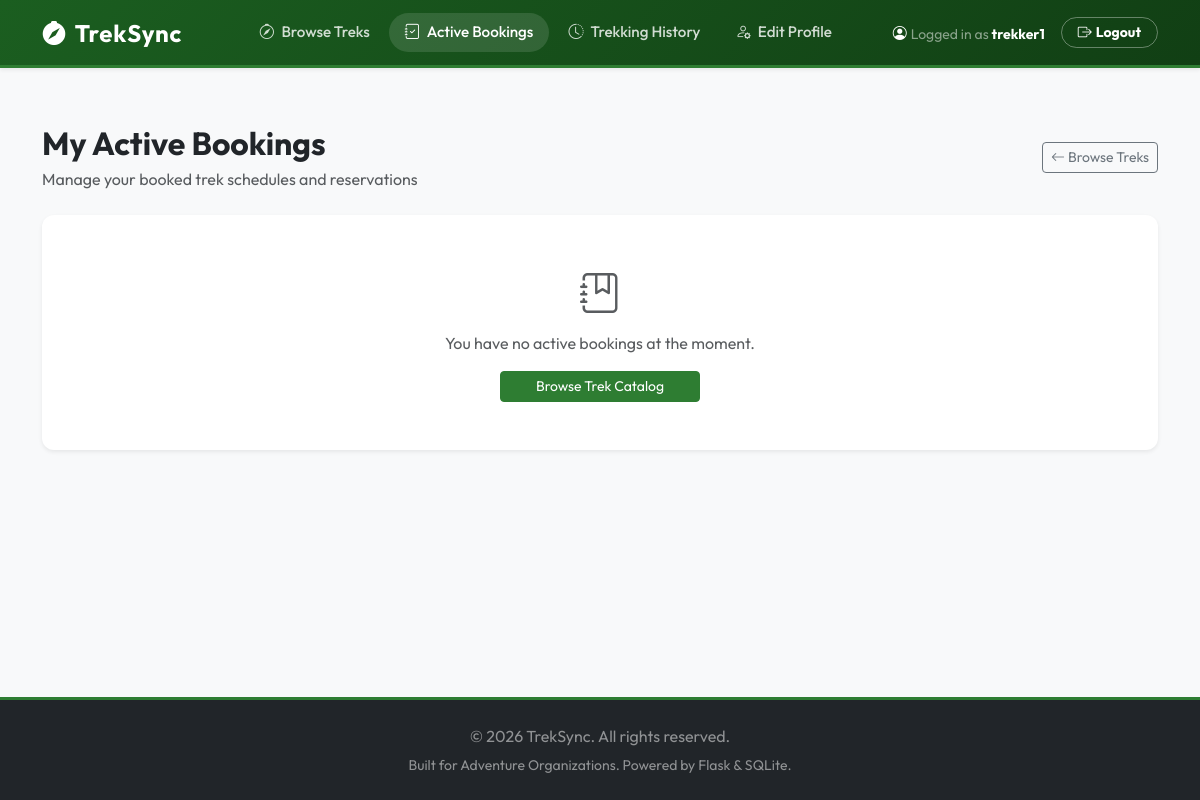
Before: /trekker/bookings (signed in) with the older database file.
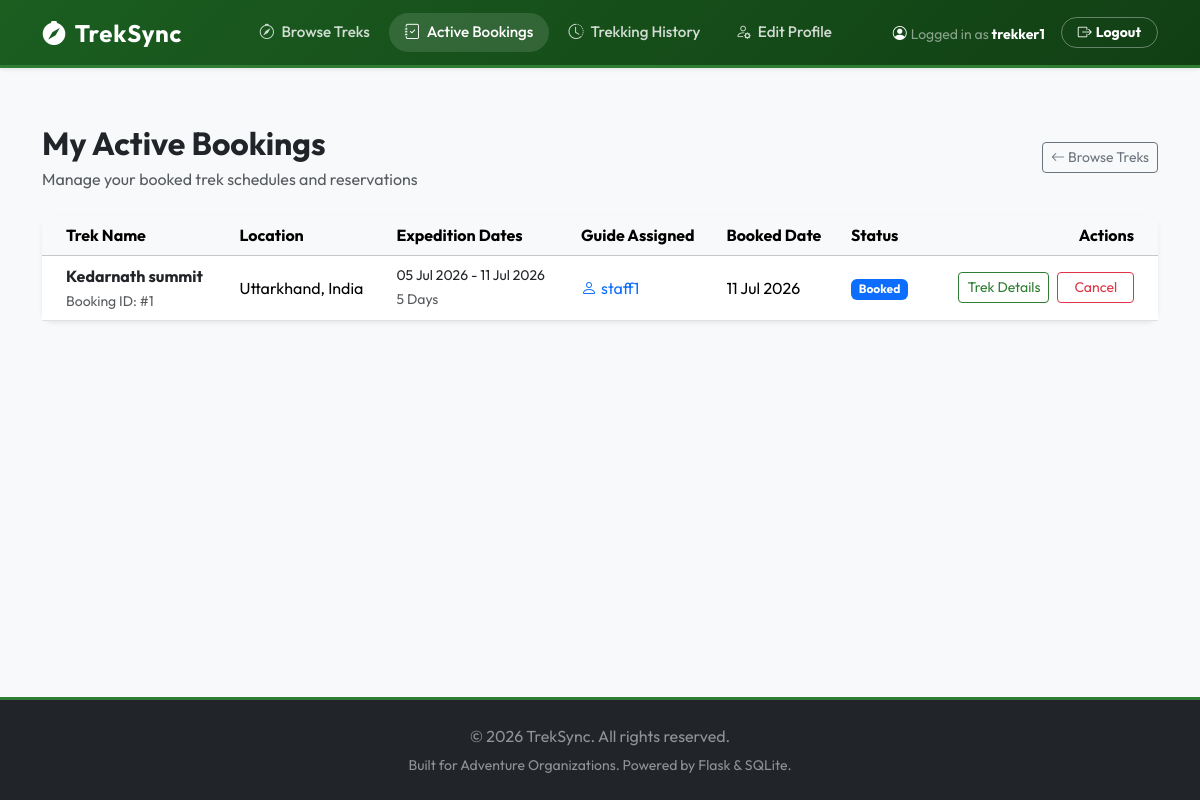
After: the same page with the newer database file.
### models.py (models this page shows, shortened)
class User(db.Model, UserMixin):
    __tablename__ = 'user'
    id = db.Column(db.Integer, primary_key=True)
    username = db.Column(db.String(80), unique=True, nullable=False)
    email = db.Column(db.String(120), unique=True, nullable=False)
    password_hash = db.Column(db.String(255), nullable=False)
    role = db.Column(db.String(20), nullable=False)  # 'admin', 'staff', 'trekker'
    is_active = db.Column(db.Boolean, default=True)  # Admin can deactivate
    is_blacklisted = db.Column(db.Boolean, default=False)  # Admin can blacklist
    profile = db.relationship('StaffProfile', back_populates='user', uselist=False, cascade="all, delete-orphan")
    bookings = db.relationship('Booking', back_populates='user', cascade="all, delete-orphan")
    assigned_treks = db.relationship('Trek', back_populates='staff', foreign_keys='Trek.staff_id')

class Booking(db.Model):
    __tablename__ = 'booking'
    id = db.Column(db.Integer, primary_key=True)
    user_id = db.Column(db.Integer, db.ForeignKey('user.id'), nullable=False)
    trek_id = db.Column(db.Integer, db.ForeignKey('trek.id'), nullable=False)
    booking_date = db.Column(db.DateTime, default=datetime.utcnow)
    status = db.Column(db.String(20), default='Booked')  # 'Booked', 'Cancelled', 'Completed'
    user = db.relationship('User', back_populates='bookings')
    trek = db.relationship('Trek', back_populates='bookings')

class Trek(db.Model):
    __tablename__ = 'trek'
    id = db.Column(db.Integer, primary_key=True)
    name = db.Column(db.String(100), nullable=False)
    location = db.Column(db.String(100), nullable=False)
    difficulty = db.Column(db.String(20), nullable=False)  # 'Easy', 'Moderate', 'Hard'
    duration = db.Column(db.Integer, nullable=False)  # in days
    max_slots = db.Column(db.Integer, nullable=False)
    available_slots = db.Column(db.Integer, nullable=False)
    staff_id = db.Column(db.Integer, db.ForeignKey('user.id'), nullable=True)  # Assigned staff
    status = db.Column(db.String(20), default='Pending')  # 'Pending', 'Approved', 'Open', 'Closed', 'Completed'
    start_date = db.Column(db.Date, nullable=False)
    end_date = db.Column(db.Date, nullable=False)
    staff = db.relationship('User', back_populates='assigned_treks', foreign_keys=[staff_id])
    bookings = db.relationship('Booking', back_populates='trek', cascade="all, delete-orphan")

### app.py (the view)
@app.route('/trekker/bookings')
@login_required
def trekker_bookings():
    if current_user.role != 'trekker':
        flash('Access denied.', 'error')
        return redirect(url_for('home'))
    bookings = Booking.query.filter_by(user_id=current_user.id, status='Booked').order_by(Booking.booking_date.desc()).all()
    return render_template('trekker/bookings.html', bookings=bookings)

### app.py (called while the page is built)
@login_manager.user_loader
def load_user(user_id):
    return User.query.get(int(user_id))

### templates/trekker/bookings.html (shortened to what this page needs)
{% extends "base.html" %}
{% block content %}
<div class="container">
    <div class="d-flex flex-column flex-md-row justify-content-between align-items-md-center gap-3 mb-4">
        <div>
            <h1 class="h2 fw-bold mb-1">My Active Bookings</h1>
            <p class="text-muted mb-0">Manage your booked trek schedules and reservations</p>
        </div>
        <a href="{{ url_for('trekker_dashboard') }}" class="btn btn-outline-secondary btn-sm align-self-start align-self-md-center">
            <i class="bi bi-arrow-left"></i> Browse Treks
        </a>
    </div>
    <div class="card border-0 shadow-sm bg-white">
        <div class="card-body p-0">
            {% if bookings %}
                <div class="table-responsive">
                    <table class="table table-hover align-middle mb-0">
                        <thead class="table-light">
                            <tr>
                                <th class="ps-4">Trek Name</th>
                                <th>Location</th>
                                <th>Expedition Dates</th>
                                <th>Guide Assigned</th>
                                <th>Booked Date</th>
                                <th>Status</th>
                                <th class="text-end pe-4">Actions</th>
                            </tr>
                        </thead>
                        <tbody>
                            {% for booking in bookings %}
                                <tr>
                                    <td class="ps-4 font-semibold">
                                        <a href="{{ url_for('trekker_trek_detail', trek_id=booking.trek.id) }}" class="fw-bold d-block text-dark text-decoration-none hover-link">
                                            {{ booking.trek.name }}
                                        </a>
                                        <small class="text-muted">Booking ID: #{{ booking.id }}</small>
                                    </td>
                                    <td>{{ booking.trek.location }}</td>
                                    <td>
                                        <small class="d-block font-semibold text-dark">
                                            {{ booking.trek.start_date.strftime('%d %b %Y') }} - {{ booking.trek.end_date.strftime('%d %b %Y') }}
                                        </small>
                                        <small class="text-muted">{{ booking.trek.duration }} Days</small>
                                    </td>
                                    <td>
                                        {% if booking.trek.staff %}
                                            <span class="text-primary font-semibold"><i class="bi bi-person me-1"></i>{{ booking.trek.staff.username }}</span>
                                        {% else %}
                                            <span class="text-muted small">Not assigned yet</span>
                                        {% endif %}
                                    </td>
                                    <td>{{ booking.booking_date.strftime('%d %b %Y') }}</td>
                                    <td>
                                        <span class="badge bg-primary text-capitalize">
                                            {{ booking.status }}
                                        </span>
                                    </td>
                                    <td class="text-end pe-4">
                                        <div class="d-flex justify-content-end gap-2">
                                            <a href="{{ url_for('trekker_trek_detail', trek_id=booking.trek.id) }}" class="btn btn-sm btn-outline-success">
                                                Trek Details
                                            </a>
                                            {% if booking.trek.status == 'Open' %}
                                                <form action="{{ url_for('trekker_cancel_booking', booking_id=booking.id) }}" method="POST"
                                                      onsubmit="return confirm('Are you sure you want to cancel this booking? This will free up your slot.');" class="d-inline">
                                                    <button type="submit" class="btn btn-sm btn-outline-danger px-3">
                                                        Cancel
                                                    </button>
                                                </form>
                                            {% else %}
                                                <button class="btn btn-sm btn-outline-secondary px-3" disabled title="Cannot cancel bookings once trek starts or closes.">
                                                    Locked
                                                </button>
                                            {% endif %}
                                        </div>
                                    </td>
                                </tr>
                            {% endfor %}
                        </tbody>
                    </table>
                </div>
            {% else %}
                <div class="p-5 text-center text-muted">
                    <i class="bi bi-journal-bookmark fs-1 mb-2 d-block"></i>
                    You have no active bookings at the moment.
                    <a href="{{ url_for('trekker_dashboard') }}" class="btn btn-success btn-sm mt-3 px-4 d-block mx-auto" style="max-width: 200px;">
                        Browse Trek Catalog
                    </a>
                </div>
            {% endif %}
        </div>
    </div>
</div>
{% endblock %}

### templates/base.html (shortened to what this page needs)
<!DOCTYPE html>
<html lang="en">
<head>
    <link href="https://cdn.jsdelivr.net/npm/bootstrap@5.3.2/dist/css/bootstrap.min.css" rel="stylesheet">
    <link href="https://cdn.jsdelivr.net/npm/bootstrap-icons@1.11.1/font/bootstrap-icons.css" rel="stylesheet">
    <link rel="stylesheet" href="{{ url_for('static', filename='css/style.css') }}">
</head>
<body class="bg-light">
    <nav class="navbar navbar-expand-lg navbar-dark navbar-custom shadow-sm">
        <div class="container">
            <a class="navbar-brand d-flex align-items-center" href="{{ url_for('home') }}">
                <i class="bi bi-compass-fill me-2 fs-4 text-white"></i>
                <span class="fw-bold tracking-wide">TrekSync</span>
            </a>
            <div class="collapse navbar-collapse" id="navbarNav">
                <ul class="navbar-nav mx-auto align-items-center">
                    {% if current_user.is_authenticated %}
                        {% if current_user.role == 'admin' %}
                            <li class="nav-item">
                                <a class="nav-link {% if request.path == url_for('admin_dashboard') %}active{% endif %}" href="{{ url_for('admin_dashboard') }}">
                                    <i class="bi bi-speedometer2"></i> Dashboard
                                </a>
                            </li>
                            <li class="nav-item">
                                <a class="nav-link {% if request.path == url_for('admin_treks') %}active{% endif %}" href="{{ url_for('admin_treks') }}">
                                    <i class="bi bi-map"></i> Treks
                                </a>
                            </li>
                            <li class="nav-item">
                                <a class="nav-link {% if request.path == url_for('admin_staff') %}active{% endif %}" href="{{ url_for('admin_staff') }}">
                                    <i class="bi bi-person-check"></i> Staff
                                </a>
                            </li>
                            <li class="nav-item">
                                <a class="nav-link {% if request.path == url_for('admin_users') %}active{% endif %}" href="{{ url_for('admin_users') }}">
                                    <i class="bi bi-people"></i> Users
                                </a>
                            </li>
                            <li class="nav-item">
                                <a class="nav-link {% if request.path == url_for('admin_bookings') %}active{% endif %}" href="{{ url_for('admin_bookings') }}">
                                    <i class="bi bi-journal-bookmark"></i> Bookings
                                </a>
                            </li>
                        {% elif current_user.role == 'trekker' %}
                            <li class="nav-item">
                                <a class="nav-link {% if request.path == url_for('trekker_dashboard') %}active{% endif %}" href="{{ url_for('trekker_dashboard') }}">
                                    <i class="bi bi-compass"></i> Browse Treks
                                </a>
                            </li>
                            <li class="nav-item">
                                <a class="nav-link {% if request.path == url_for('trekker_bookings') %}active{% endif %}" href="{{ url_for('trekker_bookings') }}">
                                    <i class="bi bi-journal-check"></i> Active Bookings
                                </a>
                            </li>
                            <li class="nav-item">
                                <a class="nav-link {% if request.path == url_for('trekker_history') %}active{% endif %}" href="{{ url_for('trekker_history') }}">
                                    <i class="bi bi-clock-history"></i> Trekking History
                                </a>
                            </li>
                            <li class="nav-item">
                                <a class="nav-link {% if request.path == url_for('edit_profile') %}active{% endif %}" href="{{ url_for('edit_profile') }}">
                                    <i class="bi bi-person-gear"></i> Edit Profile
                                </a>
                            </li>
                        {% endif %}
                    {% else %}
                        <li class="nav-item">
                            <a class="nav-link {% if request.path == url_for('home') %}active{% endif %}" href="{{ url_for('home') }}">Home</a>
                        </li>
                    {% endif %}
                </ul>
                <ul class="navbar-nav align-items-center">
                    {% if current_user.is_authenticated %}
                        <li class="nav-item me-3 d-none d-lg-block">
                            <span class="text-white-50 small">
                                <i class="bi bi-person-circle text-white me-1"></i>Logged in as <strong class="text-white">{{ current_user.username }}</strong>
                            </span>
                        </li>
                        <li class="nav-item">
                            <a class="btn btn-logout btn-sm px-3 rounded-pill fw-bold" href="{{ url_for('logout') }}">
                                <i class="bi bi-box-arrow-right me-1"></i>Logout
                            </a>
                        </li>
                    {% endif %}
                </ul>
            </div>
        </div>
    </nav>
    <main class="py-4">
        {% block content %}{% endblock %}
    </main>
    <footer class="footer bg-dark text-white-50 py-4 mt-auto">
        <div class="container text-center">
            <p class="mb-1">&copy; 2026 TrekSync. All rights reserved.</p>
            <small>Built for Adventure Organizations. Powered by Flask & SQLite.</small>
        </div>
    </footer>
</body>
</html>

### static/css/style.css (style rules this page uses)
:root { --primary-color: #2e7d32; --primary-dark: #1b5e20; --primary-light: #e8f5e9; --accent-color: #f57c00; --dark-bg: #121212; --card-shadow: 0 4px 20px rgba(0, 0, 0, 0.05); --card-shadow-hover: 0 8px 30px rgba(0, 0, 0, 0.12); }
body { font-family: 'Outfit', sans-serif; background-color: #f8f9fa; display: flex; flex-direction: column; min-height: 100vh; }
h1, h2, h3, h4, h5, h6 { font-weight: 700; color: #212529; }
.navbar-custom { background: linear-gradient(135deg, #1b5e20 0%, #113f14 100%) !important; box-shadow: 0 4px 15px rgba(0, 0, 0, 0.15); border-bottom: 3px solid #2e7d32; padding: 0.6rem 1.5rem; }
.navbar-custom .navbar-brand { font-size: 1.5rem; font-weight: 800; letter-spacing: 0.8px; color: #ffffff !important; }
.navbar-custom .nav-link { color: rgba(255, 255, 255, 0.8) !important; font-weight: 500; font-size: 0.95rem; padding: 0.5rem 1rem !important; border-radius: 20px; margin: 0 0.1rem; transition: all 0.2s ease-in-out; }
.navbar-custom .nav-link:hover, .navbar-custom .nav-link.active { color: #ffffff !important; background-color: rgba(255, 255, 255, 0.12); }
.navbar-custom .nav-link i { margin-right: 4px; }
.navbar-custom .btn-logout { border: 1px solid rgba(255, 255, 255, 0.35); color: #ffffff; background: transparent; transition: all 0.25s ease; }
.btn-outline-success { color: var(--primary-color); border-color: var(--primary-color); }
.card { border: none; border-radius: 12px; box-shadow: var(--card-shadow); transition: transform 0.3s ease, box-shadow 0.3s ease; }
.footer { border-top: 3px solid var(--primary-color); }

Changed rows visible on the page:
added Booking: trek.name "Kedarnath summit", id "1", trek.location "Uttarkhand, India", trek.start_date "05 Jul 2026", trek.end_date "11 Jul 2026", trek.duration "5", trek.staff.username "staff1", booking_date "11 Jul 2026", status "Booked"
Other visible differences:
text no longer shown: "You have no active bookings at the moment. Browse Trek Catalog"
text now shown: "Trek Name Location Expedition Dates Guide Assigned Booked Date Status Actions"
